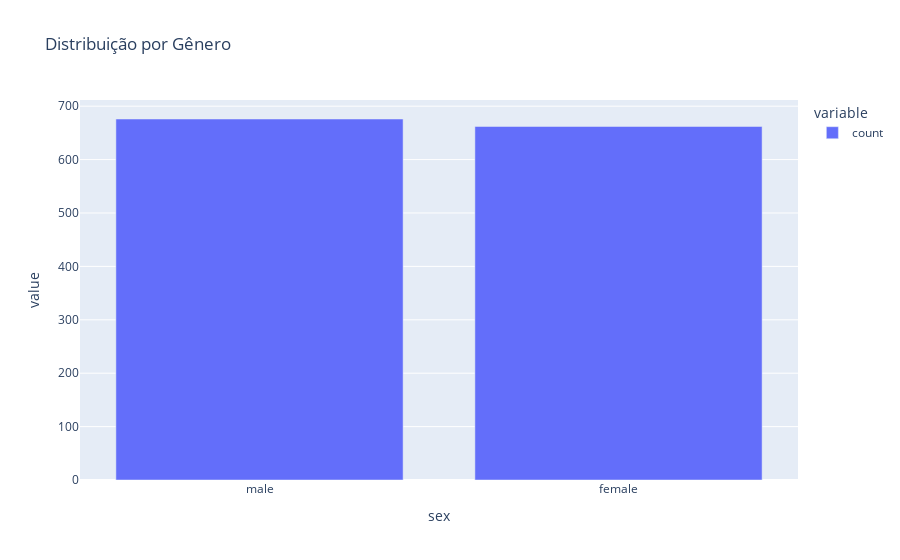

Notebook code for this chart:
### Code cell
# Mostrar a distribuicao do genero
fig = px.bar(df_costs['sex'].value_counts(), title='Distribuição por Gênero')
fig.show()

### Figure 1 — Plotly figure (JSON) as saved in the notebook; plotly's stock layout.template omitted (floating-point values rounded to 4 significant figures)
{"data": [{"hovertemplate": "variable=count<br>sex=%{x}<br>value=%{y}<extra></extra>", "legendgroup": "count", "marker": {"color": "#636efa", "pattern": {"shape": ""}}, "name": "count", "orientation": "v", "showlegend": true, "textposition": "auto", "type": "bar", "x": ["male", "female"], "xaxis": "x", "y": [676, 662], "yaxis": "y"}], "layout": {"barmode": "relative", "legend": {"title": {"text": "variable"}, "tracegroupgap": 0}, "title": {"text": "Distribuição por Gênero"}, "xaxis": {"anchor": "y", "domain": [0, 1], "title": {"text": "sex"}}, "yaxis": {"anchor": "x", "domain": [0, 1], "title": {"text": "value"}}}}
